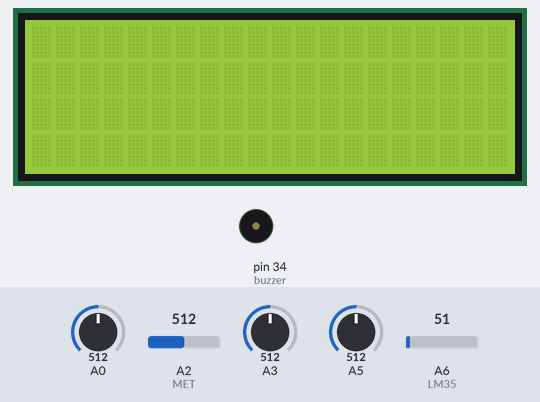
A sketch run on a simulated Arduino Mega 2560, built with avr-gcc and run on an emulated ATmega2560. Parts: 20×4 character LCD, buzzer (waves = sounding, pin HIGH). Inputs (shaded band) come from the test bench; at power-on: A0 = 512, A2 (MET) = 512, A3 = 512, A5 = 512, A6 (LM35) = 51. Storage starts empty; what the sketch prints to the serial monitor is not drawn.

Above: at 0.1 s.
At 1.5 s:
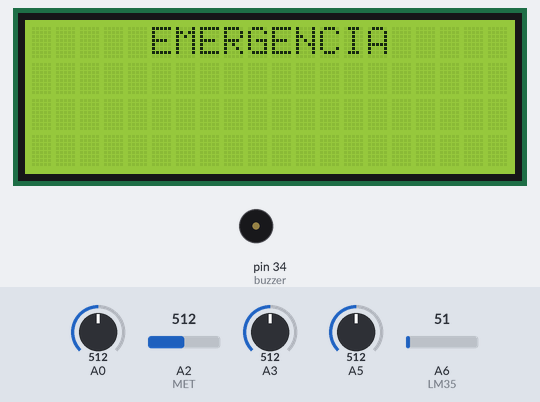
Timing chart, 0 to 130.0 s (numbered marks = the images above):
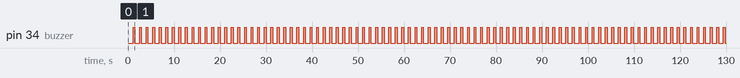

Measured:
- by itself, pin 34 (buzzer): alternates HIGH for 0.40 s and LOW for 1.0 s

The sketch:

main.ino
```cpp
/****************************************************************
 ******* Monitoramento de gás Carbônico, Metano e enxofre *******
 ****************     Engenharia Mecatrônica     ****************
 ***************************************************************/

// Biblioteca Cartão SD
#include <SD.h>
// Biblioteca LCD
#include <LiquidCrystal.h>
LiquidCrystal lcd(12, 11, 5, 4, 3, 2);

// Arquivo com leituras salvas
File logMaster;

//Sensor de Metano
int MET = A2;
// Sensor de Temperatura
int LM35 = A6;
float temp;

long int OXI = 0;
long int ENX = 0;
long int CAR = 0;
float CH4 = 0;
float O2 = 0;
float H2S = 0;
float CO2 = 0;

long int SETP = 0;
float SET = 0;
long int Valor_MET = 0;
int buzzer = 34;


void setup() {
  pinMode(temp, INPUT);
  pinMode(MET, INPUT);
  pinMode(buzzer, OUTPUT);
  Serial.begin(9600);
  lcd.begin(20, 4);

  /* Inicialização Módulo Cartão SD
  Serial.println("Iniciando Cartão SD...");

    if (!SD.begin(53)) {
      Serial.println("Falha durante a inicialização!");
    return;
  }
  Serial.println("Inicialização concluida!");
*/
}
void loop() {

  // Criando e começando a escrever no arquivo dentro do SD
  logMaster = SD.open("Leituras.txt", FILE_WRITE);

  // GAS CARBONICO GAS CARBONICO

  CAR=analogRead(A5);
  CO2=(float)(CAR*100)/1023;
  //Serial.print("CO2= ");
  Serial.print(CO2,0);
  Serial.print(";");

  logMaster.print("CO2: ");
  logMaster.println(CO2, 0);

  //METANO METANO METANO METANO

  MET = analogRead(A2);
  Valor_MET = MET/10;
  //Serial.print("CH4= ");
  Serial.print(Valor_MET);
  Serial.print(";");

  logMaster.print("MET: ");
  logMaster.println(Valor_MET);

 // ENXOFRE ENXOFRE ENXOFRE

  ENX=analogRead(A3);
  H2S=(float)(ENX*100)/1023;
  //Serial.print("H2S= ");
  Serial.print(H2S,0);
  Serial.print(";");

   logMaster.print("H2S: ");
   logMaster.println(H2S, 0);

  // OXIGENIO OXIGENIO OXIGENIO

  OXI = analogRead(A0);
  O2 = (float)(OXI * 100) / 1023;
  //Serial.print("O2= ");
  Serial.print(O2, 0);
  Serial.print(";");

  logMaster.print("O2: ");
  logMaster.println(O2, 0);

  //TEMPERATURA TEMPERATURA TEMPERATURA

  temp = (float(analogRead(LM35)) * 5 / (1023)) / 0.01;
  //Serial.print("Temp: ");
  Serial.print(temp, 0);
  Serial.print(";#");


  logMaster.print("Temp: ");
  logMaster.println(temp, 0);
  logMaster.println("=====================================");

  logMaster.close();

  delay(1000);


  if ((Valor_MET > 12) || (O2 < 19) || (H2S>=20) || (CO2>=39)) {

    lcd.setCursor(0, 0);
    lcd.print("     EMERGENCIA     ");
    lcd.setCursor(0, 1);
    lcd.print("                    ");
    lcd.setCursor(0, 2);
    lcd.print("                    ");
    lcd.setCursor(0, 3);
    lcd.print("                    ");
    digitalWrite(buzzer, HIGH);
    delay(400);

    digitalWrite(buzzer, LOW);
  }

  else if((Valor_MET <= 12) || (02 >= 19) || (H2S<20) || (CO2<39)) {

      digitalWrite(buzzer, LOW);
      lcd.setCursor(4, 0);
      lcd.print("MASTER CONTROL");
      lcd.setCursor(0, 1);
      lcd.print("H2S:");

      if (H2S<10) {
        lcd.print("00");
      }
      if ((H2S>=10) && (H2S<99)) {
        lcd.print("0");
      }
      lcd.print(H2S, 0);
      lcd.setCursor(7, 1);
      lcd.print("<20");
      lcd.setCursor(11, 1);
      lcd.print("CO2:");
      lcd.print(CO2, 0);
      lcd.setCursor(17, 1);
      lcd.print("<39");
      lcd.setCursor(0, 2);
      lcd.print("CH4:");
      lcd.print(Valor_MET);
      lcd.setCursor(6, 2);
      lcd.print("<=10");
      lcd.setCursor(11, 2);
      lcd.print("O2:");
      lcd.print(O2, 0);
      lcd.setCursor(16, 2);
      lcd.print(">=19");
      lcd.setCursor(0, 3);
      lcd.print("TEMP:");
      lcd.print(temp);
      lcd.setCursor(13, 3);
      lcd.setCursor(11, 3);
      lcd.print("C");
    }
 }
```
